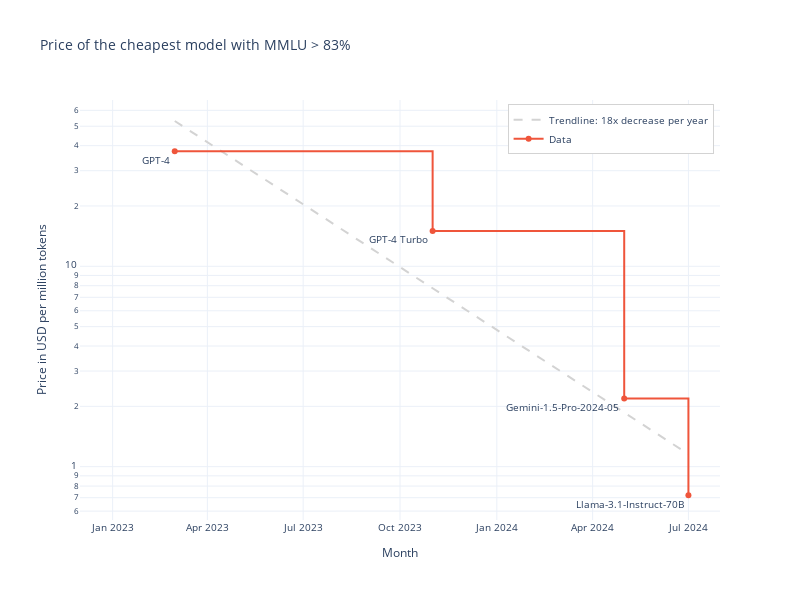

Notebook code cell kept with this figure:
### Code cell
# Calculate annual rate of decrease
annual_slope = exponential_model.params['date'] * 365  # Convert daily to annual
annual_factor = int(round(10**(-annual_slope)))  # Convert log slope to factor

# Plot the exponential trendline with the data
fig = go.Figure()
fig.add_trace(go.Scatter(
    x=cheapest_models_df['Release Date'],
    y=10**exponential_model.predict(cheapest_models_df['date']),
    mode='lines',
    name=f'Trendline: {annual_factor}x decrease per year',
    line=dict(color='lightgrey', dash='dash')
))
fig.add_trace(go.Scatter(
    x=cheapest_models_df['Release Date'],
    y=cheapest_models_df['USD per 1M Tokens'],
    mode='lines+markers+text',
    name='Data',
    text=cheapest_models_df['Model Name'],
    textposition='bottom left',
    line=dict(shape='hv')
))
fig.update_layout(
    title=f'Price of the cheapest model with {bench} > {performance_lower_bound}%'
)
fig.update_traces(textposition='bottom left')
fig.update_layout(yaxis_type='log')
fig.update_layout(xaxis_title='Month')
fig.update_layout(yaxis_title='Price in USD per million tokens')
# Lower the lower x limit
fig.update_layout(xaxis_range=[cheapest_models_df['Release Date'].min() - pd.Timedelta(days=90), cheapest_models_df['Release Date'].max()+pd.Timedelta(days=30)])
fig.update_layout(
    width=800,
    height=600,
    font=dict(size=10),
    legend=dict(
        yanchor="top",
        y=0.99,
        xanchor="right",
        x=0.99,
        bordercolor="lightgrey",
        borderwidth=1
    )
)
if save:
    save_plot(fig, results_dir, f'aa_cheapest_models_{bench}_above_{performance_lower_bound}_with_trendline')
fig.show()

### Figure 1 — Plotly figure (JSON) as saved in the notebook; plotly's stock layout.template omitted (floating-point values rounded to 4 significant figures)
{"data": [{"line": {"color": "lightgrey", "dash": "dash"}, "mode": "lines", "name": "Trendline: 18x decrease per year", "textposition": "bottom left", "type": "scatter", "x": ["2023-03-01T00:00:00", "2023-11-01T00:00:00", "2024-05-01T00:00:00", "2024-07-01T00:00:00"], "y": [53.1, 7.768, 1.863, 1.154]}, {"line": {"shape": "hv"}, "mode": "lines+markers+text", "name": "Data", "text": ["GPT-4", "GPT-4 Turbo", "Gemini-1.5-Pro-2024-05", "Llama-3.1-Instruct-70B"], "textposition": "bottom left", "type": "scatter", "x": ["2023-03-01T00:00:00", "2023-11-01T00:00:00", "2024-05-01T00:00:00", "2024-07-01T00:00:00"], "y": [37.5, 15, 2.19, 0.72]}], "layout": {"font": {"size": 10}, "height": 600, "legend": {"bordercolor": "lightgrey", "borderwidth": 1, "x": 0.99, "xanchor": "right", "y": 0.99, "yanchor": "top"}, "title": {"text": "Price of the cheapest model with MMLU > 83%"}, "width": 800, "xaxis": {"range": ["2022-12-01T00:00:00", "2024-07-31T00:00:00"], "title": {"text": "Month"}}, "yaxis": {"title": {"text": "Price in USD per million tokens"}, "type": "log"}}}
